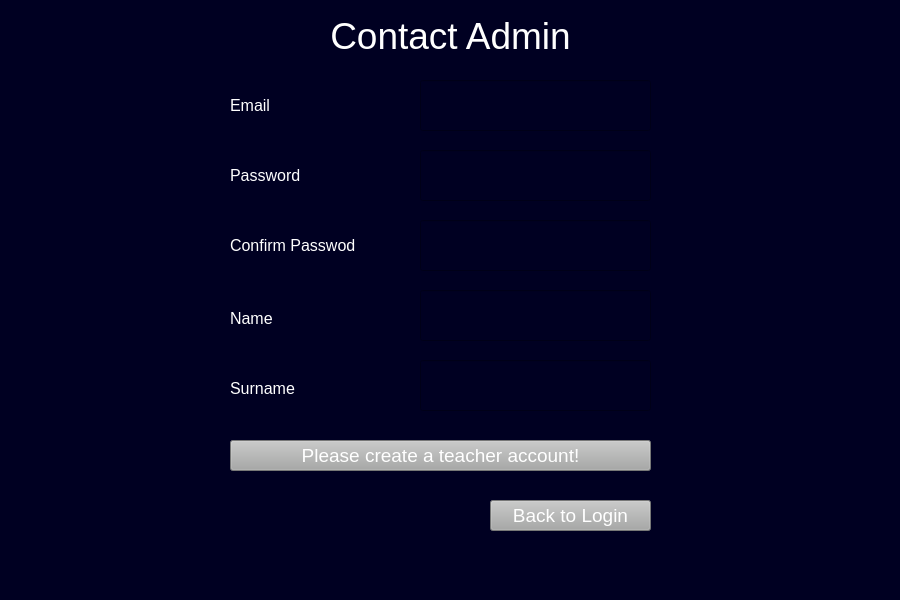
<?xml version="1.0" encoding="UTF-8"?>
<ui version="4.0">
 <class>MainWindow</class>
 <widget class="QMainWindow" name="MainWindow">
  <property name="geometry">
   <rect>
    <x>0</x>
    <y>0</y>
    <width>900</width>
    <height>600</height>
   </rect>
  </property>
  <property name="windowTitle">
   <string>MainWindow</string>
  </property>
  <property name="styleSheet">
   <string notr="true">background-color: rgb(0, 0, 34);</string>
  </property>
  <widget class="QWidget" name="centralwidget">
   <widget class="QLabel" name="label">
    <property name="geometry">
     <rect>
      <x>20</x>
      <y>10</y>
      <width>861</width>
      <height>51</height>
     </rect>
    </property>
    <property name="font">
     <font>
      <pointsize>28</pointsize>
     </font>
    </property>
    <property name="styleSheet">
     <string notr="true">color: rgb(255, 255, 255);</string>
    </property>
    <property name="text">
     <string>Contact Admin</string>
    </property>
    <property name="alignment">
     <set>Qt::AlignCenter</set>
    </property>
   </widget>
   <widget class="QPushButton" name="Back_to_login_but">
    <property name="geometry">
     <rect>
      <x>490</x>
      <y>500</y>
      <width>161</width>
      <height>31</height>
     </rect>
    </property>
    <property name="styleSheet">
     <string notr="true">background-color: rgb(167, 168, 167); font-size:14pt; color:rgb(255, 255, 255)</string>
    </property>
    <property name="text">
     <string>Back to Login</string>
    </property>
   </widget>
   <widget class="QPushButton" name="Create_TA_but">
    <property name="geometry">
     <rect>
      <x>230</x>
      <y>440</y>
      <width>421</width>
      <height>31</height>
     </rect>
    </property>
    <property name="styleSheet">
     <string notr="true">background-color: rgb(167, 168, 167); font-size:14pt; color:rgb(255, 255, 255)</string>
    </property>
    <property name="text">
     <string>Please create a teacher account!</string>
    </property>
   </widget>
   <widget class="QLabel" name="label_2">
    <property name="geometry">
     <rect>
      <x>230</x>
      <y>90</y>
      <width>161</width>
      <height>31</height>
     </rect>
    </property>
    <property name="styleSheet">
     <string notr="true">font-size:12pt; 
color: rgb(255, 255, 255);</string>
    </property>
    <property name="text">
     <string>Email</string>
    </property>
   </widget>
   <widget class="QLineEdit" name="TA_email_LE">
    <property name="geometry">
     <rect>
      <x>420</x>
      <y>80</y>
      <width>231</width>
      <height>51</height>
     </rect>
    </property>
    <property name="styleSheet">
     <string notr="true">font-size:14pt; color:rgb(243, 243, 243)</string>
    </property>
   </widget>
   <widget class="QLabel" name="label_3">
    <property name="geometry">
     <rect>
      <x>230</x>
      <y>160</y>
      <width>161</width>
      <height>31</height>
     </rect>
    </property>
    <property name="styleSheet">
     <string notr="true">font-size:12pt; 
color: rgb(255, 255, 255);</string>
    </property>
    <property name="text">
     <string>Password</string>
    </property>
   </widget>
   <widget class="QLineEdit" name="TA_password_LE">
    <property name="geometry">
     <rect>
      <x>420</x>
      <y>150</y>
      <width>231</width>
      <height>51</height>
     </rect>
    </property>
    <property name="styleSheet">
     <string notr="true">font-size:14pt; color:rgb(243, 243, 243)</string>
    </property>
    <property name="echoMode">
     <enum>QLineEdit::Password</enum>
    </property>
   </widget>
   <widget class="QLabel" name="label_4">
    <property name="geometry">
     <rect>
      <x>230</x>
      <y>230</y>
      <width>161</width>
      <height>31</height>
     </rect>
    </property>
    <property name="styleSheet">
     <string notr="true">font-size:12pt; 
color: rgb(255, 255, 255);</string>
    </property>
    <property name="text">
     <string>Confirm Passwod</string>
    </property>
   </widget>
   <widget class="QLineEdit" name="TA_confirmpass_LE">
    <property name="geometry">
     <rect>
      <x>420</x>
      <y>220</y>
      <width>231</width>
      <height>51</height>
     </rect>
    </property>
    <property name="styleSheet">
     <string notr="true">font-size:14pt; color:rgb(243, 243, 243)</string>
    </property>
    <property name="echoMode">
     <enum>QLineEdit::Password</enum>
    </property>
   </widget>
   <widget class="QLabel" name="label_8">
    <property name="geometry">
     <rect>
      <x>230</x>
      <y>380</y>
      <width>141</width>
      <height>16</height>
     </rect>
    </property>
    <property name="styleSheet">
     <string notr="true">font-size:12pt; 
color: rgb(255, 255, 255);</string>
    </property>
    <property name="text">
     <string>Surname</string>
    </property>
   </widget>
   <widget class="QLabel" name="label_7">
    <property name="geometry">
     <rect>
      <x>230</x>
      <y>310</y>
      <width>141</width>
      <height>16</height>
     </rect>
    </property>
    <property name="styleSheet">
     <string notr="true">font-size:12pt; 
color: rgb(255, 255, 255);</string>
    </property>
    <property name="text">
     <string>Name</string>
    </property>
   </widget>
   <widget class="QLineEdit" name="TA_name_LE">
    <property name="geometry">
     <rect>
      <x>420</x>
      <y>290</y>
      <width>231</width>
      <height>51</height>
     </rect>
    </property>
    <property name="styleSheet">
     <string notr="true">font-size:14pt; color:rgb(243, 243, 243)</string>
    </property>
    <property name="text">
     <string/>
    </property>
    <property name="echoMode">
     <enum>QLineEdit::Normal</enum>
    </property>
   </widget>
   <widget class="QLineEdit" name="TA_surname_LE">
    <property name="geometry">
     <rect>
      <x>420</x>
      <y>360</y>
      <width>231</width>
      <height>51</height>
     </rect>
    </property>
    <property name="styleSheet">
     <string notr="true">font-size:14pt; color:rgb(243, 243, 243)</string>
    </property>
    <property name="text">
     <string/>
    </property>
    <property name="echoMode">
     <enum>QLineEdit::Normal</enum>
    </property>
   </widget>
  </widget>
  <widget class="QMenuBar" name="menubar">
   <property name="geometry">
    <rect>
     <x>0</x>
     <y>0</y>
     <width>900</width>
     <height>18</height>
    </rect>
   </property>
  </widget>
  <widget class="QStatusBar" name="statusbar"/>
 </widget>
 <resources/>
 <connections/>
</ui>
